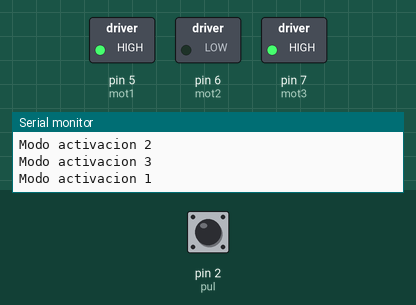
Recording of a sketch running on a simulated Arduino Uno, built with avr-gcc and run on an emulated ATmega328P. Parts: switched loads named in the sketch (green lamp = pin HIGH), the last lines printed to the serial monitor. Dashed ring = blinking. The inputs (shaded band) are chosen by the test bench; at power-on: pin 2 (pul) HIGH. EEPROM starts erased.

Above: at 0.7 s.
At 1.1 s:
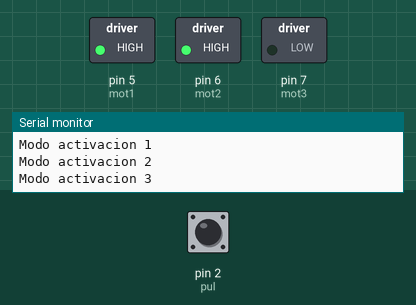
1.3 s: pin 2 (pul) pulled LOW for 3.2 s
At 2.7 s:
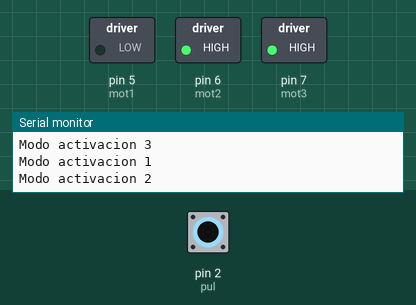
Timing chart, 0 to 12.0 s (numbered marks = the images above; inputs shaded):
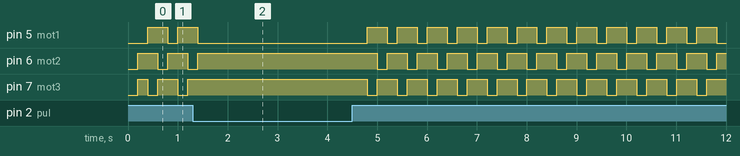

The sketch:

MOTORES_EEPROM.ino
```cpp
#include <EEPROM.h>

//Motores
const byte mot1=5;
const byte mot2=6;
const byte mot3=7;

//Boton
const byte pul=2;

//Modo de activacion
byte modoAct=0;

//Posicion en memoria
const byte pos=0;

void setup() {
  Serial.begin(9600);
  pinMode(mot1, OUTPUT);
  pinMode(mot2, OUTPUT);
  pinMode(mot3, OUTPUT);
  pinMode(pul, INPUT_PULLUP);

  modoAct=EEPROM.read(pos);

  if(modoAct<1 || modoAct>3)
  {
    EEPROM.write(pos,1);
    modoAct=1;
  }
}

void loop() {
  //Pulso del boton
  boolean pulsado=digitalRead(pul);
  delay(200);

  if(pulsado==HIGH)
  {
    modoAct++;
    if(modoAct>3)
    {
      modoAct=1;
    }
    Serial.print("Modo activacion ");
    Serial.println(modoAct);
  }
  //Todo apagado
  digitalWrite(mot1,LOW);
  digitalWrite(mot2,LOW);
  digitalWrite(mot3,LOW);

  //Encender el motor correspondiente
  if(modoAct==1)
  {
    digitalWrite(mot1,HIGH);
    digitalWrite(mot2,LOW);
    digitalWrite(mot3,HIGH);
  }
  else if(modoAct==2)
  {
    digitalWrite(mot1,LOW);
    digitalWrite(mot2,HIGH);
    digitalWrite(mot3,HIGH);
  }
  else if(modoAct==3)
  {
    digitalWrite(mot1,HIGH);
    digitalWrite(mot2,HIGH);
    digitalWrite(mot3,LOW);
  }

  if(!pulsado)
  {
    EEPROM.write(pos,modoAct);
  }
}
```

Measured:
- by itself, pin 5 (mot1): repeats every 0.60 s: HIGH 0.40 s, LOW 0.20 s
- by itself, pin 6 (mot2): repeats every 0.60 s: LOW 0.20 s, HIGH 0.40 s
